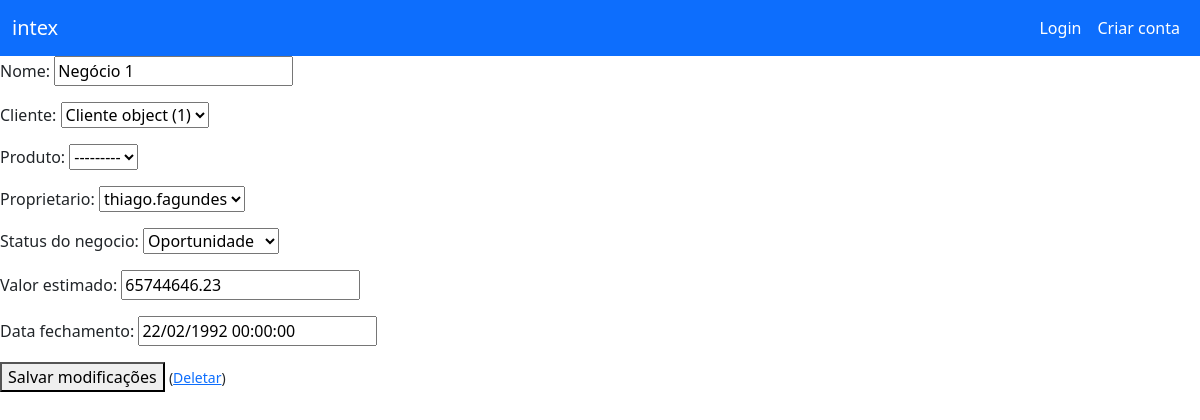
Screenshot of /negocios/negocio/editar_negocio/1 with the database file from the repository.
### negocios/models.py (models this page shows, shortened)
class Negocio(models.Model):
    STATUS_NEGOCIO = [
        ("O", "Oportunidade"),
        ("C", "Contato feito"),
        ("N", "Em negociação"),
        ("F", "Fechado")
    ]
    nome = models.CharField(max_length=155)
    cliente = models.ForeignKey(Cliente, on_delete=models.CASCADE, null=True, blank=True)
    produto = models.ForeignKey(Produto, on_delete=models.CASCADE, null=True, blank=True)
    proprietario = models.ForeignKey(User, on_delete=models.CASCADE)
    data_criacao = models.DateTimeField(auto_now_add=True)
    data_atualizacao = models.DateTimeField(auto_now=True)
    status_do_negocio = models.CharField(max_length=1, choices=STATUS_NEGOCIO, default='O')
    valor_estimado = models.FloatField(max_length=10, blank=True, null=True)
    data_fechamento = models.DateTimeField(blank=True, null=True)

### negocios/views.py (the view)
# urls.py: path('negocio/editar_negocio/<int:pk>', EditarNegocio.as_view(), name='editar_negocio'),
class EditarNegocio(UpdateView):
    model = Negocio
    template_name = 'negocios/editarnegocio.html'
    fields = '__all__'

### templates/negocios/editarnegocio.html (shortened to what this page needs)
{% extends 'base.html' %}
{% block main %}
<form method="post">
    {{ form.as_p }}
    <button type="submit">Salvar modificações</button>
    <small>(<a href="{% url 'deletar_negocio' negocio.pk %}">Deletar</a>)</small>
</form>
{% endblock %}

### rows the page displays
Negocio: nome "Negócio 1", cliente "Cliente object (1)", produto "---------", proprietario "thiago.fagundes", status_do_negocio "Oportunidade", valor_estimado "65744646.23", data_fechamento "22/02/1992 00:00:00"
